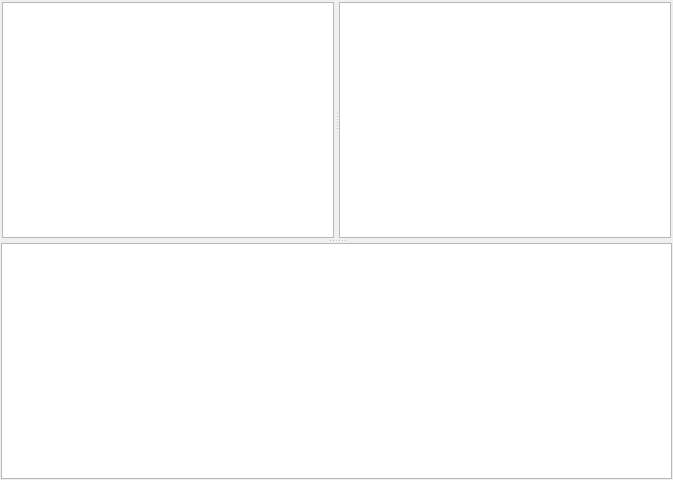
<?xml version="1.0" encoding="UTF-8"?>
<ui version="4.0">
 <class>TabAssembly</class>
 <widget class="QWidget" name="TabAssembly">
  <property name="geometry">
   <rect>
    <x>0</x>
    <y>0</y>
    <width>673</width>
    <height>480</height>
   </rect>
  </property>
  <property name="windowTitle">
   <string>Form</string>
  </property>
  <layout class="QGridLayout" name="gridLayout">
   <property name="margin">
    <number>1</number>
   </property>
   <item row="0" column="0">
    <widget class="QSplitter" name="splitter_1">
     <property name="orientation">
      <enum>Qt::Vertical</enum>
     </property>
     <property name="childrenCollapsible">
      <bool>true</bool>
     </property>
     <widget class="QWidget" name="widget" native="true">
      <layout class="QGridLayout" name="gridLayout_2">
       <property name="margin">
        <number>1</number>
       </property>
       <property name="spacing">
        <number>2</number>
       </property>
       <item row="0" column="0">
        <widget class="QSplitter" name="splitter_2">
         <property name="orientation">
          <enum>Qt::Horizontal</enum>
         </property>
         <property name="handleWidth">
          <number>5</number>
         </property>
         <widget class="QTreeView" name="TreeLibraries">
          <property name="minimumSize">
           <size>
            <width>50</width>
            <height>50</height>
           </size>
          </property>
         </widget>
         <widget class="QGraphicsView" name="GraphicsView"/>
        </widget>
       </item>
      </layout>
     </widget>
     <widget class="QTableView" name="TableMessages">
      <property name="minimumSize">
       <size>
        <width>100</width>
        <height>20</height>
       </size>
      </property>
     </widget>
    </widget>
   </item>
  </layout>
 </widget>
 <resources/>
 <connections/>
</ui>
